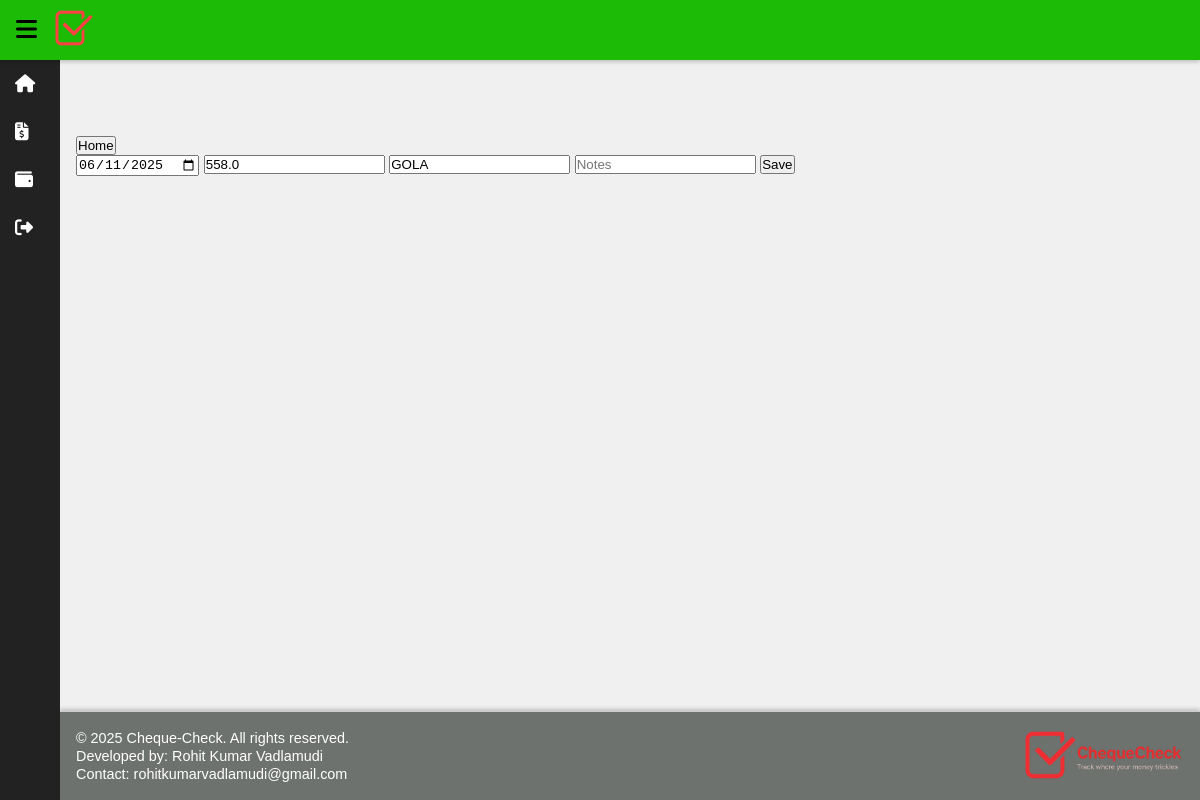
/edit/13, run on the app's committed database.
### tables this page shows
CREATE TABLE expenses(
	id INTEGER PRIMARY KEY AUTOINCREMENT,
	date TEXT NOT NULL,
	amount REAL NOT NULL,
	category TEXT NOT NULL,
	notes TEXT);

### app.py (the view)
@app.route("/edit/<int:id>", methods=["GET", "POST"])
def edit(id):
	conn=sq.connect("expenses.db")
	cursor=conn.cursor()
	if request.method=="POST":
		date=request.form['date']
		amount=request.form['amount']
		category=request.form['category']
		notes=request.form['notes']
		cursor.execute("""UPDATE expenses SET amount=?, category=?, notes=? WHERE id IS ?""",(amount,category,notes,id))
		conn.commit()
		conn.close()
		flash("Transaction edited successfully")
		return redirect("/transactions")
	else:
		cursor.execute("""SELECT date, amount, category, notes FROM expenses WHERE id IS ?""",(id,))
		row = cursor.fetchone()
		conn.close()
		if row:
			date, amount, category, notes = row
			return render_template("edit.html", id=id, date=date, amount=amount, category=category, notes=notes)
		else:
			flash("Transaction not found")
			return redirect("/transactions")
	return render_template("transactions.html")

### templates/edit.html (shortened to what this page needs)
{% extends "base.html" %}
{% block content %}
		<a href= "/">
			<button type="button">Home</button>
		</a>
		<form method="POST" action="/edit/{{ id }}">
			<input id="date" type="date" name="date" value="{{date}}" placeholder="date" required>
			<input id="amount" type="number" name="amount" step="0.01" value="{{amount}}" placeholder="Amount" required>
			<input id="category" type="text" name="category" value="{{category}}" placeholder="Category" required>
			<input id="notes" type="text" name="notes" value="{{notes}}" placeholder="Notes">
			<button type="submit">Save</button>
		</form>
{% endblock %}

### static/styles.css (style rules this page uses)
* { margin: 0; padding: 0; box-sizing: border-box; }
body { font-family: Arial, sans-serif; min-height: 100vh; display: flex; flex-direction: column; background-color: #f0f0f0; }

### data on the page
expenses: date "06/11/2025", amount "558.0", category "GOLA"
